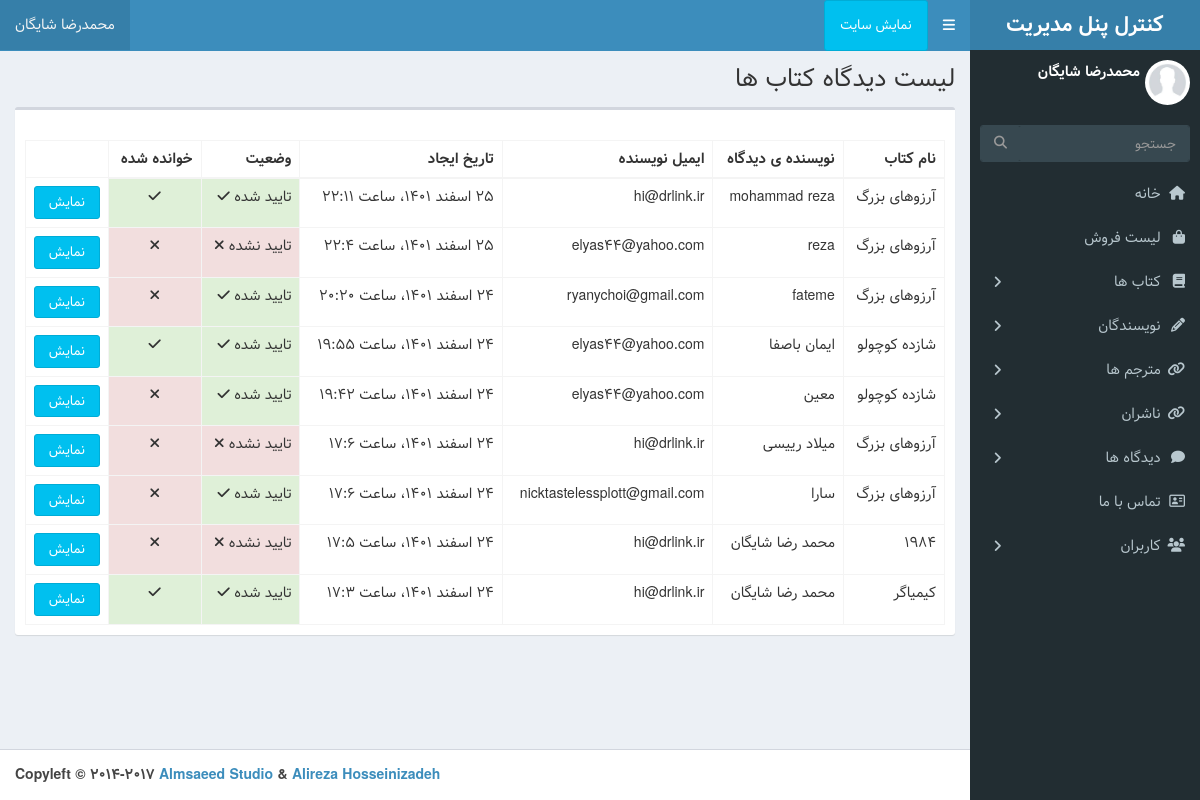
The app's page /admin-dashboard/book-comments (signed in) with its own data.
### book/models.py (models this page shows, shortened)
class BookComment(models.Model):
	book = models.ForeignKey(Book,on_delete=models.CASCADE,related_name='comments')
	name = models.CharField(max_length=100)
	email = models.EmailField()
	body = models.TextField()
	created_on = models.DateTimeField(auto_now_add=True)
	active = models.BooleanField(default=False)
	is_read = models.BooleanField(default=False)
	class Meta:
		db_table = 'Book Comment'
		ordering = ['-created_on']
	def jpublish(self):
		return jalali_converter(self.created_on)
	objects = BookCommentManager()

class Book (models.Model):
	STATUS_CHOICES = (
		('A',  "Available"),
		('U',"Unavailable"),
		)
	name = models.CharField(max_length=255)
	slug = models.CharField(max_length=255 , unique=True)
	publisher = models.ForeignKey(Publisher , on_delete=models.CASCADE)
	author = models.ForeignKey(Author , on_delete=models.CASCADE, related_name='books')
	translator = models.ForeignKey(Translator , on_delete=models.CASCADE)
	code = models.IntegerField(unique=True)
	description = RichTextField()
	pages = models.IntegerField()
	published_date = models.IntegerField()
	status = models.CharField(max_length=1 , choices=STATUS_CHOICES)
	active_date = models.DateField(auto_now_add=True)
	image = models.ImageField(upload_to='image')
	price = models.IntegerField()
	class Meta:
		db_table = 'Book'
		ordering = ['-active_date', '-id']
		get_latest_by = 'active_date'
	def __str__(self):
		return self.name
	objects = BookManager()

### dashboard/views.py (the view)
# urls.py: path('book-comments', views.BookCommentDashboard.as_view() , name='book-comments_list'),
class BookCommentDashboard(LoginRequiredMixin ,DashboardLoginMixin, ListView):
    queryset = BookComment.objects.all()
    template_name = 'dashboard/book_comment_list.html'
    paginate_by = 10

### dashboard/mixins.py (called while the page is built)
	def dispatch(self, request, *args, **kwargs):
		if request.user.is_superuser or request.user.is_staff:
			return super().dispatch(request, *args, **kwargs) # type: ignore
		else:
			return redirect ('Book:index')

### extensions/jalali.py (called while the page is built)
    def persian_tuple(self):
        return self.persian_year, self.persian_month, self.persian_day

### extensions/utils.py (called while the page is built)
def persian_numbers_converter(mystr):
	numbers = {
		"0": "۰",
		"1": "۱",
		"2": "۲",
		"3": "۳",
		"4": "۴",
		"5": "۵",
		"6": "۶",
		"7": "۷",
		"8": "۸",
		"9": "۹",
	}
	for e, p in numbers.items():
		mystr = mystr.replace(e, p)
	return mystr

def jalali_converter(time):
	jmonths = ["فروردین", "اردیبهشت", "خرداد", "تیر", "مرداد", "شهریور", "مهر", "آبان", "آذر", "دی", "بهمن", "اسفند",]
	time = timezone.localtime(time)
	time_to_str = "{},{},{}".format(time.year, time.month,time.day)
	time_to_tuple = jalali.Gregorian(time_to_str).persian_tuple()
	time_to_list = list(time_to_tuple)
	for index, month in enumerate(jmonths):
		if time_to_list[1] == index + 1:
			time_to_list[1] = month
			break
	output = "{} {} {}، ساعت {}:{}".format(
		time_to_list[2],
		time_to_list[1],
		time_to_list[0],
		time.hour,
		time.minute,
	)
	return persian_numbers_converter(output)

### templates/dashboard/book_comment_list.html (shortened to what this page needs)
{% extends 'dashboard/base.html' %}
{% load static %}
{% block title %} لیست دیدگاه کتاب ها {% endblock %}
{% block main %}
    <section class="content">
        <div class="row">
            <div class="col-xs-12">
                <div class="box">
                    <div class="box-header">
              </div>
              <div class="box-body">
                <table id="example2" class="table table-bordered table-hover">
                  <thead>
                  <tr>
                    <th>نام کتاب</th>
                    <th>نویسنده ی دیدگاه </th>
                    <th> ایمیل نویسنده</th>
                    <th>تاریخ ایجاد</th>
                    <th>وضعیت</th>
                    <th>خوانده شده</th>
                  </tr>
                  </thead>
                  <tbody>
                      {% for comment in object_list %}
                    <tr>
                        <td>{{comment.book}}</td>
                        <td> {{comment.name}}</td>
                        <td>{{comment.email}}</td>
                        <td>{{comment.jpublish}} </td>
                        {% if comment.active == False %}<td  class="tp-3 mb-2 bg-danger text-white">تایید نشده <i class="fa fa-close"></i></td>{% else %}
                        <td class="p-3 mb-2 bg-success text-white">تایید شده <i class="fa fa-check"></i></td>{% endif %}
                        {% if comment.is_read == False %}<td  style="text-align: center;" class="tp-3 mb-2 bg-danger text-white"><i class="fa fa-close"></i></td>{% else %}
                        <td style="text-align: center;" class="p-3 mb-2 bg-success text-white"> <i class="fa fa-check"></i></td>{% endif %}
                        <td><a href="{% url 'Dashboard:book_comment_detail' comment.pk %}" class="btn btn-block btn-info">نمایش</a></td>
                    </tr>
                    {% endfor %}
                  </tbody>
                </table>
              </div>
            </div>
        </div>
        <section class="articles-pagination">
            <div class="container p-4 ">
            </div>
            </section>
      </section>
{% endblock %}

### templates/dashboard/base.html (shortened to what this page needs)
{% load static %}
<!DOCTYPE html>
<html>
<head>
  <link rel="stylesheet" href="{% static 'dashboard/dist/css/bootstrap-theme.css' %}">
  <link rel="stylesheet" href="{% static 'dashboard/dist/css/rtl.css' %}">
  <link rel="stylesheet" href="{% static 'dashboard/bower_components/font-awesome/css/font-awesome.min.css' %}">
  <link rel="stylesheet" href="{% static 'dashboard/bower_components/Ionicons/css/ionicons.min.css' %}">
  <link rel="stylesheet" href="{% static 'dashboard/dist/css/AdminLTE.css' %}">
  <link rel="stylesheet" href="{% static 'dashboard/dist/css/skins/skin-blue.min.css' %}">
</head>
<body class="hold-transition skin-blue sidebar-mini">
<div class="wrapper">
  <header class="main-header">
    <a href="{% url 'Dashboard:dashboard' %}" class="logo">
      <span class="logo-lg"><b>کنترل پنل مدیریت</b></span>
    </a>
    <nav class="navbar navbar-static-top">
      <a href="#" class="sidebar-toggle" data-toggle="push-menu" role="button">
      </a>
      <a class="btn btn-info" style="padding: 15px;" href="{% url 'Book:index' %} " target="_blank">نمایش سایت</a>
      <div class="navbar-custom-menu">
        <ul class="nav navbar-nav">
          <li class="dropdown user user-menu">
            <a href="#" class="dropdown-toggle" data-toggle="dropdown">
              <span class="hidden-xs">{{user.get_full_name}}</span>
            </a>
          </li>
        </ul>
      </div>
    </nav>
  </header>
  <aside class="main-sidebar">
    <section class="sidebar">
      <div class="user-panel">
        <div class="pull-right image">
          <img src="{% static 'dashboard/dist/img/profile.jpg' %}" class="img-circle" alt="User Image">
        </div>
        <div class="pull-right info">
          <p>{{user.get_full_name}}</p>
        </div>
      </div>
      <form action="#" method="get" class="sidebar-form">
        <div class="input-group">
          <input type="text" name="q" class="form-control" placeholder="جستجو">
          <span class="input-group-btn">
              <button type="submit" name="search" id="search-btn" class="btn btn-flat"><i class="fa fa-search"></i>
              </button>
            </span>
        </div>
      </form>
      <ul class="sidebar-menu" data-widget="tree">
        <li><a href="{% url 'Dashboard:dashboard' %}"><i class="fa fa-home"></i> <span>خانه</span></a></li>
        <li><a href="#"><i class="fa fa-shopping-bag"></i> <span>لیست فروش</span></a></li>
        <li class="treeview">
          <a href="#"><i class="fa fa-book"></i> <span>کتاب ها</span>
            <span class="pull-left-container">
              <i class="fa fa-angle-right pull-left"></i>
            </span>
          </a>
        </li>
        <li class="treeview">
          <a href="#"><i class='fa fa-pencil'></i> <span>نویسندگان </span>
            <span class="pull-left-container">
              <i class="fa fa-angle-right pull-left"></i>
            </span>
          </a>
        </li>
        <li class="treeview">
          <a href="#"><i class="fa fa-link"></i> <span>مترجم ها</span>
            <span class="pull-left-container">
              <i class="fa fa-angle-right pull-left"></i>
            </span>
          </a>
        </li>
        <li class="treeview">
          <a href="#"><i class="fa fa-link"></i> <span> ناشران</span>
            <span class="pull-left-container">
              <i class="fa fa-angle-right pull-left"></i>
            </span>
          </a>
        </li>
        <li class="treeview">
          <a href="#"><i class="fa fa-comment"></i> <span>دیدگاه ها</span>
            <span class="pull-left-container">
              <i class="fa fa-angle-right pull-left"></i>
            </span>
          </a>
        </li>
        <li><a href="{% url 'Dashboard:contact_us_list' %}"><i class="fa fa-address-card-o"></i> <span>تماس با ما</span></a></li>
        <li class="treeview">
          <a href="#"><i class="fa fa-users"></i></i> <span> کاربران</span>
            <span class="pull-left-container">
              <i class="fa fa-angle-right pull-left"></i>
            </span>
          </a>
        </li>
      </ul>
    </section>
  </aside>
  <div class="content-wrapper">
    <section class="content-header">
      <h1>
      {% block title %} {% endblock %}
      </h1>
    </section>
    {% block main %}
    {% endblock %}
  </div>
  <footer class="main-footer text-left">
    <strong>Copyleft &copy; 2014-2017 <a href="https://adminlte.io">Almsaeed Studio</a> & <a href="http://hosseinizadeh.ir/adminlte">Alireza Hosseinizadeh</a></strong>
  </footer>
</body>
</html>

### records on screen
BookComment: book "آرزوهای بزرگ", name "mohammad reza", email "hi@drlink.ir", jpublish "۲۵ اسفند ۱۴۰۱، ساعت ۲۲:۱۱", active "تایید شده", is_read True (drawn)
BookComment: book "آرزوهای بزرگ", name "reza", email "elyas44@yahoo.com", jpublish "۲۵ اسفند ۱۴۰۱، ساعت ۲۲:۴", active "تایید نشده", is_read False (drawn)
BookComment: book "آرزوهای بزرگ", name "fateme", email "ryanychoi@gmail.com", jpublish "۲۴ اسفند ۱۴۰۱، ساعت ۲۰:۲۰", active "تایید شده", is_read False (drawn)
BookComment: book "شازده کوچولو", name "ایمان باصفا", email "elyas44@yahoo.com", jpublish "۲۴ اسفند ۱۴۰۱، ساعت ۱۹:۵۵", active "تایید شده", is_read True (drawn)
BookComment: book "شازده کوچولو", name "معین", email "elyas44@yahoo.com", jpublish "۲۴ اسفند ۱۴۰۱، ساعت ۱۹:۴۲", active "تایید شده", is_read False (drawn)
BookComment: book "آرزوهای بزرگ", name "میلاد رییسی", email "hi@drlink.ir", jpublish "۲۴ اسفند ۱۴۰۱، ساعت ۱۷:۶", active "تایید نشده", is_read False (drawn)
BookComment: book "آرزوهای بزرگ", name "سارا", email "nicktastelessplott@gmail.com", jpublish "۲۴ اسفند ۱۴۰۱، ساعت ۱۷:۶", active "تایید شده", is_read False (drawn)
BookComment: book "1984", name "محمد رضا شایگان", email "hi@drlink.ir", jpublish "۲۴ اسفند ۱۴۰۱، ساعت ۱۷:۵", active "تایید نشده", is_read False (drawn)
BookComment: book "کیمیاگر", name "محمد رضا شایگان", email "hi@drlink.ir", jpublish "۲۴ اسفند ۱۴۰۱، ساعت ۱۷:۳", active "تایید شده", is_read True (drawn)

### other values on screen
{{ user.get_full_name }} "محمدرضا شایگان"
